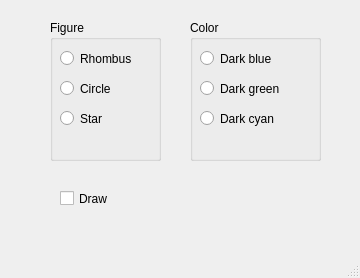
<?xml version="1.0" encoding="UTF-8"?>
<ui version="4.0">
 <class>MainWindow</class>
 <widget class="QMainWindow" name="MainWindow">
  <property name="geometry">
   <rect>
    <x>0</x>
    <y>0</y>
    <width>360</width>
    <height>278</height>
   </rect>
  </property>
  <property name="windowTitle">
   <string>MainWindow</string>
  </property>
  <widget class="QWidget" name="centralwidget">
   <widget class="QGroupBox" name="groupBox">
    <property name="geometry">
     <rect>
      <x>50</x>
      <y>20</y>
      <width>111</width>
      <height>141</height>
     </rect>
    </property>
    <property name="title">
     <string>Figure</string>
    </property>
    <widget class="QRadioButton" name="radioButton">
     <property name="geometry">
      <rect>
       <x>10</x>
       <y>30</y>
       <width>82</width>
       <height>17</height>
      </rect>
     </property>
     <property name="text">
      <string>Rhombus</string>
     </property>
    </widget>
    <widget class="QRadioButton" name="radioButton_2">
     <property name="geometry">
      <rect>
       <x>10</x>
       <y>60</y>
       <width>82</width>
       <height>17</height>
      </rect>
     </property>
     <property name="text">
      <string>Circle</string>
     </property>
    </widget>
    <widget class="QRadioButton" name="radioButton_3">
     <property name="geometry">
      <rect>
       <x>10</x>
       <y>90</y>
       <width>82</width>
       <height>17</height>
      </rect>
     </property>
     <property name="text">
      <string>Star</string>
     </property>
    </widget>
   </widget>
   <widget class="QGroupBox" name="groupBox_2">
    <property name="geometry">
     <rect>
      <x>190</x>
      <y>20</y>
      <width>131</width>
      <height>141</height>
     </rect>
    </property>
    <property name="title">
     <string>Color</string>
    </property>
    <widget class="QRadioButton" name="radioButton_4">
     <property name="geometry">
      <rect>
       <x>10</x>
       <y>30</y>
       <width>82</width>
       <height>17</height>
      </rect>
     </property>
     <property name="text">
      <string>Dark blue</string>
     </property>
    </widget>
    <widget class="QRadioButton" name="radioButton_5">
     <property name="geometry">
      <rect>
       <x>10</x>
       <y>60</y>
       <width>101</width>
       <height>17</height>
      </rect>
     </property>
     <property name="text">
      <string>Dark green</string>
     </property>
    </widget>
    <widget class="QRadioButton" name="radioButton_6">
     <property name="geometry">
      <rect>
       <x>10</x>
       <y>90</y>
       <width>91</width>
       <height>17</height>
      </rect>
     </property>
     <property name="text">
      <string>Dark cyan</string>
     </property>
    </widget>
   </widget>
   <widget class="QCheckBox" name="checkBox">
    <property name="geometry">
     <rect>
      <x>60</x>
      <y>190</y>
      <width>70</width>
      <height>17</height>
     </rect>
    </property>
    <property name="text">
     <string>Draw</string>
    </property>
   </widget>
  </widget>
  <widget class="QMenuBar" name="menubar">
   <property name="geometry">
    <rect>
     <x>0</x>
     <y>0</y>
     <width>360</width>
     <height>26</height>
    </rect>
   </property>
  </widget>
  <widget class="QStatusBar" name="statusbar"/>
 </widget>
 <resources/>
 <connections/>
</ui>
